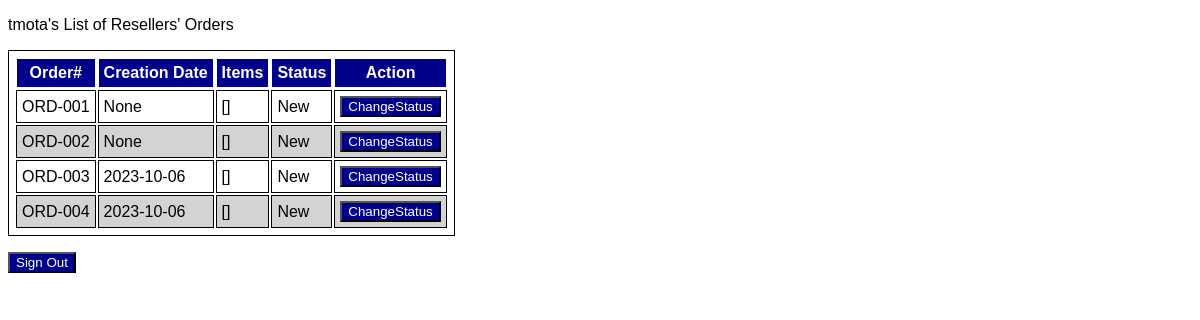
The page /orders (signed in) on the database its author committed.
### app/models.py (models this page shows)
class User(db.Model, UserMixin):
    __tablename__ = "users"
    id = db.Column(db.String, primary_key=True) # user id
    email = db.Column(db.String, unique=True, nullable=False) # email address
    passwd = db.Column(db.String) # password
    creation_date = db.Column(db.String) # date of creation
    role = db.Column(db.String) # user role

class Order(db.Model):
    __tablename__ = "orders"
    number = db.Column(db.String(), primary_key=True) # order number
    creation_date = db.Column(db.String()) # order creation date
    status = db.Column(db.String()) # order status
    items = db.relationship("Item", cascade="delete") # order items
    reseller_id = db.Column(db.String, db.ForeignKey("resellers.id"), primary_key = True) # user id

### app/routes.py (the view, shortened to what this page needs)
@app.route('/orders')
@login_required
def orders(): # COMPLETE
    if current_user.role == "admin" : # This line's purpose is to check if the current user is an admin
        all_orders = Order.query.all() # This line's purpose is to get the list of all orders
        return render_template('admin_orders.html', orders = all_orders) # This line's purpose is to render the orders page with the list of all orders

### app/__init__.py (called while the page is built)
@login_manager.user_loader
def load_user(id):
    try:
        return db.session.query(User).filter(User.id==id).one()
    except:
        return None

### templates/admin_orders.html (shortened to what this page needs)
{% extends 'base.html' %}
{% block main %}
    <p>{{ current_user.id }}'s List of Resellers' Orders</p>
    <table>
        <tr>
            <th>Order#</th>
            <th>Creation Date</th>
            <th>Items</th>
            <th>Status</th>
            <th>Action</th>
        </tr>
        {% for order in orders %}
            {% if loop.index % 2 == 0 %}
                <tr class="even_row">
            {% else %}
                <tr class="odd_row">
            {% endif %}
                    <td>{{ order.number }}</td>
                    <td>{{ order.creation_date }}</td>
                    <td>{{ order.items }}</td>
                    <td>{{ order.status }}</td>
                    <td><button type="button" class="button" onclick=confirmed_action("{{ url_for('orders_update_status', order_number=order.number) }}")>ChangeStatus</button></td>
                </tr>
        {% endfor %}
    </table>
    <p />
    <button type="button" class="button" onclick="simple_action('{{ url_for('users_signout') }}')">Sign Out</button>
{% endblock %}

### templates/base.html (shortened to what this page needs)
<!DOCTYPE html>
<html lang="en">
<head>
    <link rel="stylesheet"  type="text/css" href="{{ url_for('.static', filename='style.css')}} ">
</head>
<body>
{% block main %}
{% endblock %}
</body>
</html>

### static/style.css (style rules this page uses)
body { font-family: Arial, Helvetica, sans-serif; font-size: medium; }
table, th, td { border: 1px solid; padding: 5px }
th { background-color: darkblue; color: white }
.odd_row { background-color: white; }
.even_row { background-color: lightgray; }
.button { background-color: darkblue; color: white; }

### rows shown on the page
User: id "tmota"
Order: number "ORD-001", creation_date "None", items "[]", status "New"
Order: number "ORD-002", creation_date "None", items "[]", status "New"
Order: number "ORD-003", creation_date "2023-10-06", items "[]", status "New"
Order: number "ORD-004", creation_date "2023-10-06", items "[]", status "New"
